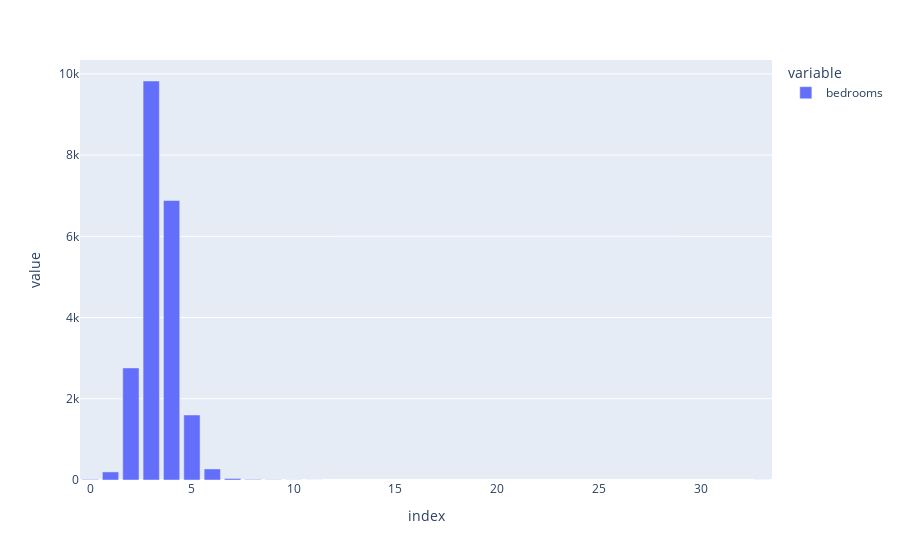

Notebook code cell kept with this figure:
### Code cell
px.bar(Data['bedrooms'].value_counts())

### Figure 1 — Plotly figure (JSON) as saved in the notebook; plotly's stock layout.template omitted (floating-point values rounded to 4 significant figures)
{"data": [{"alignmentgroup": "True", "hovertemplate": "variable=bedrooms<br>index=%{x}<br>value=%{y}<extra></extra>", "legendgroup": "bedrooms", "marker": {"color": "#636efa", "pattern": {"shape": ""}}, "name": "bedrooms", "offsetgroup": "bedrooms", "orientation": "v", "showlegend": true, "textposition": "auto", "type": "bar", "x": [3, 4, 2, 5, 6, 1, 7, 0, 8, 9, 10, 11, 33], "xaxis": "x", "y": [9824, 6882, 2760, 1601, 272, 199, 38, 13, 13, 6, 3, 1, 1], "yaxis": "y"}], "layout": {"barmode": "relative", "legend": {"title": {"text": "variable"}, "tracegroupgap": 0}, "margin": {"t": 60}, "xaxis": {"anchor": "y", "domain": [0, 1], "title": {"text": "index"}}, "yaxis": {"anchor": "x", "domain": [0, 1], "title": {"text": "value"}}}}
